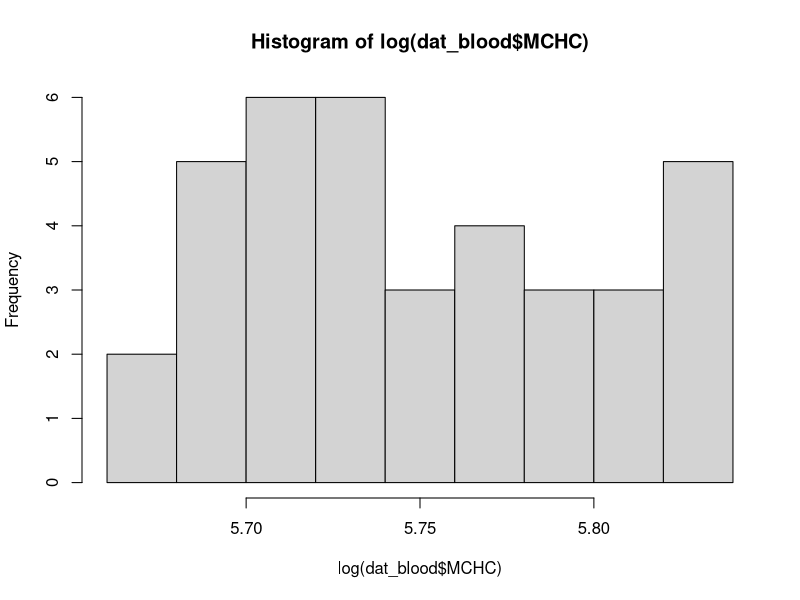
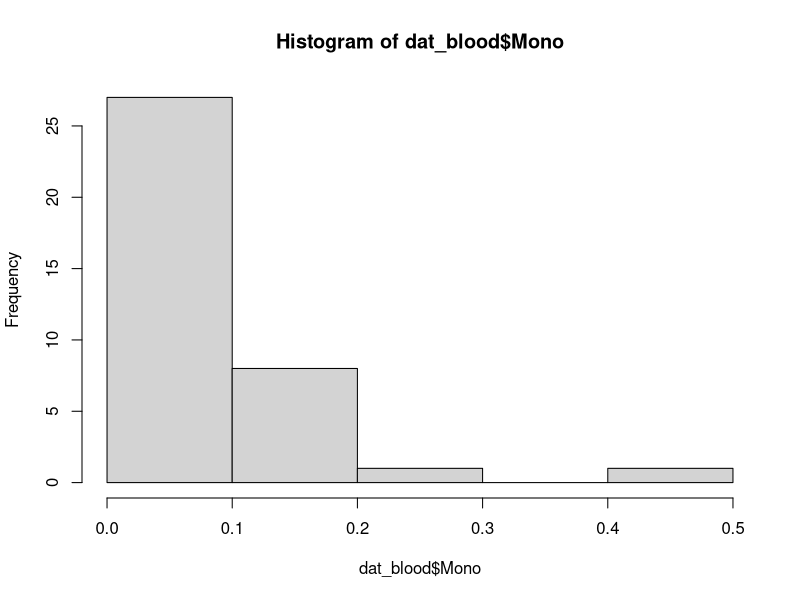
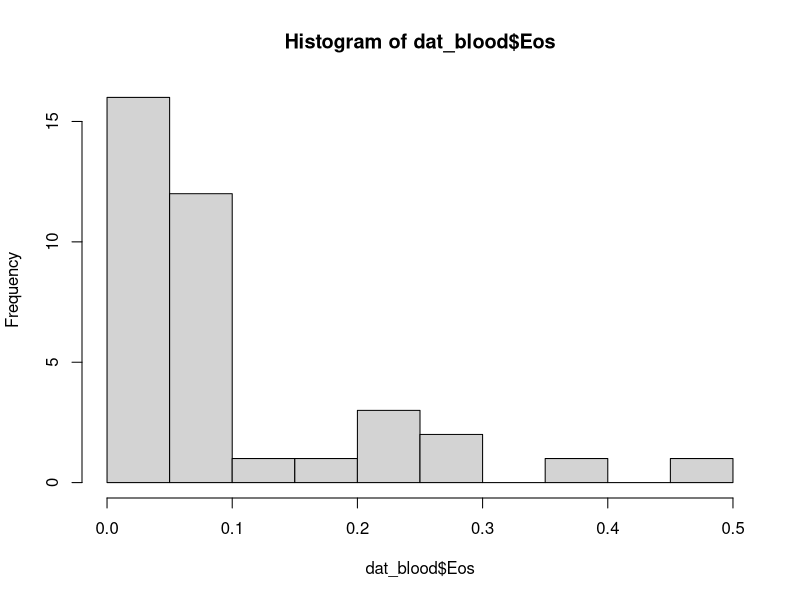
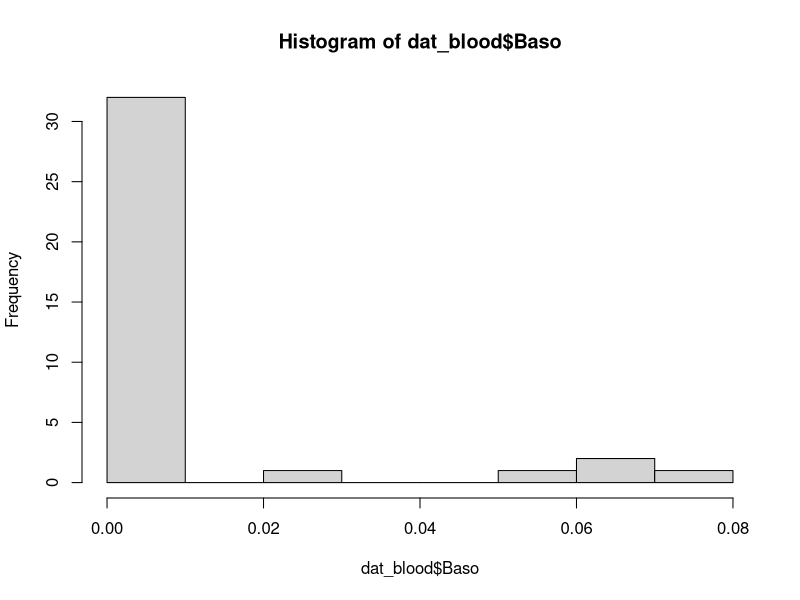
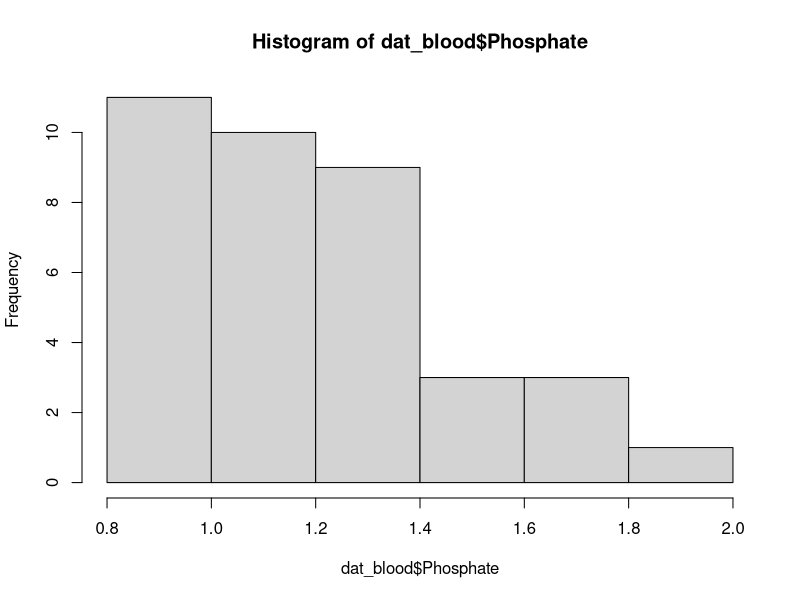

The R script that drew these images, in order: (Note: this script raises an error after producing the figures.)
# Blood data : analysis

library("readxl")

data_blood <- read_excel("./Data/BloodData.xlsx")
head(data_blood)
ref_range <- data_blood[39, -c(1:6, 41:42)]
rownames(ref_range) <- "Ref_values"
View(ref_range)

dat_blood <- data_blood[1:38, ]

View(dat_blood)

dat_blood[, 7:42] <- as.data.frame(sapply(dat_blood[, 7:42], as.numeric))

str(dat_blood)

names(dat_blood)

shapiro.test(na.omit(log(dat_blood$SDMA))) 
shapiro.test(na.omit(log(dat_blood$Hb))) # Non-Normal
shapiro.test(log(dat_blood$Hct)) 
shapiro.test(log(dat_blood$MCHC)) # Non-Normal
hist(log(dat_blood$MCHC)) # Non-Normal

shapiro.test(log(dat_blood$Plat)) # Non-Normal
shapiro.test(log(dat_blood$NRBC)) 

shapiro.test(log(dat_blood$WBC)) 
shapiro.test(log(dat_blood$Neut))
shapiro.test(log(dat_blood$Lymp))

shapiro.test(dat_blood$Mono) # Non-Normal
hist(dat_blood$Mono) 

shapiro.test(dat_blood$Eos) # Non-Normal
hist(dat_blood$Eos)

shapiro.test(dat_blood$Baso) # Non-Normal
hist(dat_blood$Baso)


shapiro.test(dat_blood$Phosphate) # Non-Normal
hist(dat_blood$Phosphate)

shapiro.test(log(dat_blood$Sodium))
shapiro.test(log(dat_blood$Potassium))
shapiro.test(log(dat_blood$Chloride))
shapiro.test(log(dat_blood$Bicarbonate)) # Non-Normal
shapiro.test(log(dat_blood$`Anion_Gap`)) # Non-Normal

shapiro.test(log(dat_blood$Urea)) # Non-Normal
shapiro.test(log(dat_blood$Creatinine))
shapiro.test(log(dat_blood$Glucose)) # Non-Normal

shapiro.test(dat_blood$Bilirubin) # Exclude this from report

shapiro.test(log(dat_blood$AST)) # Non-Normal

shapiro.test(log(dat_blood$ALT)) # Non-Normal
shapiro.test(log(dat_blood$GGT)) # Non-Normal
shapiro.test(log(dat_blood$`Alkaline_Phosphates`))
shapiro.test(log(dat_blood$Protein))
shapiro.test(log(dat_blood$Albumin))
shapiro.test(log(dat_blood$Globulin))
shapiro.test(log(dat_blood$`Albumin_Globulin_Ratio`))
shapiro.test(log(dat_blood$Calcium))# Non-Normal

shapiro.test(log(dat_blood$Phosphate)) # Non-Normal
shapiro.test(log(dat_blood$`Cretine_Kinase`)) # Non-Normal
shapiro.test(log(dat_blood$Chlosterol))
shapiro.test(log(dat_blood$Triglyceride))



# -----------------------------------------------
library("Hmisc")

View(dat_blood)

# Transform into long format

dim(dat_blood)
dat_cell <- dat_blood[, 7:18]
dim(dat_cell)

jpeg(file="./Output/BloodCells.jpg", width = 1000, height = 1000, units = "px", res = 125)

hist.data.frame(dat_cell, nclass = 6)

dev.off()

dat_serum <- dat_blood[, c(19:34, 36:40)]
dim(dat_serum)

graphics.off()

jpeg(file="./Output/Serum_chemistry.jpg", width = 1000, height = 1000, units = "px", res = 125)

hist.data.frame(dat_serum, nclass = 6,na.big = T,
                xlab = "")

dev.off()


# -----------------------------
View(dat_blood_Male)

dat_blood$NL_ratio <- dat_blood$Neut/dat_blood$Lymp
str(dat_blood)

library(tidyverse)
dat_blood_Male <- dat_blood %>% filter(Sex == "M")
dat_blood_Fem <- dat_blood %>% filter(Sex == "F")

blood_mean <- dat_blood[, c(7:40, 43)] %>% 
  summarise_all(~mean(., na.rm = T), 2)

blood_sd <- dat_blood[, c(7:40, 43)] %>%
  summarise_all(~sd(., na.rm = T), 2)

blood_mean_male <- dat_blood_Male[, c(7:40, 43)] %>% 
summarise_all(~mean(., na.rm = T), 2)

blood_sd_male <- dat_blood_Male[, c(7:40, 43)] %>%
  summarise_all(~sd(., na.rm = T), 2)

blood_mean_fem <- dat_blood_Fem[, c(7:40, 43)] %>% 
summarise_all(~mean(., na.rm = T), 2)

blood_sd_fem <- dat_blood_Fem[, c(7:40, 43)] %>%
  summarise_all(~sd(., na.rm = T), 2)

blood_min <- dat_blood[, c(7:40, 43)] %>%
  summarise_all(~min(., na.rm = T), 2)

blood_max <- dat_blood[, c(7:40, 43)] %>%
  summarise_all(~max(., na.rm = T), 2)

blood_median <- dat_blood[, c(7:40, 43)] %>%
  summarise_all(~median(., na.rm = T), 2)

blood_median_male <- dat_blood_Male[, c(7:40, 43)] %>%
  summarise_all(~median(., na.rm = T), 2)

blood_median_fem <- dat_blood_Fem[, c(7:40, 43)] %>%
  summarise_all(~median(., na.rm = T), 2)

blood_iqr1 <- dat_blood[, c(7:40, 43)] %>%
  summarise_all(~quantile(., na.rm = T, probs = 0.25), 2)

blood_iqr3 <- dat_blood[, c(7:40, 43)] %>%
  summarise_all(~quantile(., na.rm = T, probs = 0.75), 2)

blood_iqr1_mal <- dat_blood_Male[, c(7:40, 43)] %>%
  summarise_all(~quantile(., na.rm = T, probs = 0.25), 2)

blood_iqr3_mal <- dat_blood_Male[, c(7:40, 43)] %>%
  summarise_all(~quantile(., na.rm = T, probs = 0.75), 2)

blood_iqr1_fem <- dat_blood_Fem[, c(7:40, 43)] %>%
  summarise_all(~quantile(., na.rm = T, probs = 0.25), 2)

blood_iqr3_fem <- dat_blood_Fem[, c(7:40, 43)] %>%
  summarise_all(~quantile(., na.rm = T, probs = 0.75), 2)

blood_summary <- as.data.frame(round(bind_rows(blood_mean, blood_sd, blood_mean_male, blood_sd_male,
                                               blood_mean_fem, blood_sd_fem, 
                                               blood_median, blood_iqr1, blood_iqr3, 
                                               blood_median_male, blood_iqr1_mal, blood_iqr3_mal,
                                               blood_median_fem, blood_iqr1_fem, blood_iqr3_fem,
                                               blood_min, blood_max), 2))

View(blood_summary)

rownames(blood_summary) <- c("Mean", "SD", "Mean_Male", "SD_Male",
                             "Mean_Fem", "SD_Fem", 
                             "Median", "IQR_1", "IQR_3",
                             "Median_Male", "IQR1_male", "IQR3_male", 
                             "Median_Fem", "IQR1_Fem", "IQR3_Fem",
                             "Range_min", "Range_max")

blood_summary_ref <-rbind (blood_summary, ref_range)

head(blood_summary_ref)

names(blood_summary)
names(ref_range)

# Export data

library("writexl")

write_xlsx(as.data.frame(blood_summary), path = "./Output/Blood_test_summary_Finals.xlsx")

# t-test
t.test(data = dat_blood, SDMA ~ c(Sex, var.equal = T))

# ------------------------------------------------------------------------------
# ANCOVA
library("MASS")


# Haematological parameters

aov_sdma <- aov(SDMA ~ Age_yr + Sex, data = dat_blood)
summary(aov_sdma)

glm_Hb <-  glm.nb(Hb ~ Age_yr + Sex, data = dat_blood) # non-normal
summary(glm_Hb) # Males have high Hb

aov_Hct <- aov(Hct ~ Age_yr + Sex, data = dat_blood)
summary(aov_Hct) # Males have high Hct

str(dat_blood$MCHC)
glm_MCHC <-  glm.nb(MCHC ~ Age_yr + Sex, data = dat_blood) # non-normal
summary(aov_MCHC)

glm_Plat <-  glm(as.integer(Plat) ~ Age_yr + Sex, data = dat_blood, family = "poisson") # non-normal
summary(glm_Plat) # Count data

dat_nrbc <- dat_blood #Remove outliers
dat_nrbc <- dat_nrbc %>% filter(NRBC <= 60)

shapiro.test(log(dat_nrbc$NRBC)) #Normal

glm_NRBC <- glm(as.integer(NRBC) ~ Age_yr + Sex, data = dat_nrbc, family = "poisson")
summary(glm_NRBC) # count data # NRBC increases with age, and low in Males

glm_WBC <- glm(as.integer(WBC) ~ Age_yr + Sex, data = dat_blood, family = "poisson")
summary(glm_WBC) # count data

dat_neut <- dat_blood #Remove outliers
dat_neut <- dat_neut %>% filter(Neut <= 5)

glm_Neut <- glm(as.integer(Neut) ~ Age_yr + Sex, data = dat_neut, family = "poisson")
summary(glm_Neut) # count data # Neutrophyl increases with age

glm_Lymp <- glm(as.integer(Lymp) ~ Age_yr + Sex, data = dat_blood, family = "poisson")
summary(glm_Lymp) # count data

shapiro.test(dat_blood$NL_ratio) # Non-normal
glm_nl <- glm.nb(NL_ratio ~ Age_yr + Sex, data = dat_blood) # right skewed
summary(glm_nl)

dat_mono <- dat_blood #Remove outliers
dat_mono <- dat_mono %>% filter(Mono <= 0.4)
shapiro.test(dat_mono$Mono)

glm_Mono <- glm.nb(Mono ~ Age_yr + Sex, data = dat_mono) # right skewed
summary(glm_Mono) # count data

glm_Eos <- glm.nb(Eos ~ Age_yr + Sex, data = dat_blood) #right skewed
summary(glm_Eos) # count data

glm_Baso <- glm.nb(Baso ~ Age_yr + Sex, data = dat_blood) #right skewed
summary(glm_Baso) # count data

str(dat_blood)
# Serum biochemestry
aov_sdma <- aov(SDMA ~ Age_yr + Sex, data = dat_blood, na.action = na.omit)
summary(aov_sdma)

glm_Phosphate <- glm.nb(Phosphate ~ Age_yr + Sex, data = dat_blood) # non-normal
summary(glm_Phosphate) # Phosphate increases with age

aov_Sodium <- aov(Sodium ~ Age_yr + Sex, data = dat_blood)
summary(aov_Sodium)

aov_Potassium <- aov(Potassium ~ Age_yr + Sex, data = dat_blood)
summary(aov_Potassium)

aov_Chloride <- aov(Chloride ~ Age_yr + Sex, data = dat_blood)
summary(aov_Chloride)

glm_Bicarbonate <- glm.nb(Bicarbonate ~ Age_yr + Sex, data = dat_blood)
summary(glm_Bicarbonate)

glm_Anion_Gap <- glm.nb(Anion_Gap ~ Age_yr + Sex, data = dat_blood) # non-normal
summary(glm_Anion_Gap)

glm_Urea <- glm.nb(Urea ~ Age_yr + Sex, data = dat_blood)
summary(glm_Urea)

aov_Creatinine <- aov(Creatinine ~ Age_yr + Sex, data = dat_blood)
summary(aov_Creatinine)

glm_Glucose <- glm.nb(Glucose ~ Age_yr + Sex, data = dat_blood) # non-normal
summary(glm_Glucose)

aov_Bilirubin <- aov(Bilirubin ~ Age_yr + Sex, data = dat_blood)
summary(aov_Bilirubin)

dat_AST <- dat_blood #Remove outliers
dat_AST <- dat_AST %>% filter(AST <= 50)
shapiro.test(dat_AST$AST)

glm_AST <- glm.nb(AST ~ Age_yr + Sex, data = dat_AST) # non-normal
summary(glm_AST) # High Ast in Females

aov_ALT <- glm.nb(as.integer(ALT) ~ Age_yr + Sex, data = dat_blood) 
summary(aov_ALT)

aov_GGT <- glm.nb(as.integer(GGT) ~ Age_yr + Sex, data = dat_blood)
summary(aov_GGT)

aov_Alkaline_Phosphates <- glm(as.integer(Alkaline_Phosphates) ~ Age_yr + Sex, data = dat_blood)
summary(aov_Alkaline_Phosphates) # Decreases with age

aov_Protein <- aov(Protein ~ Age_yr + Sex, data = dat_blood)
summary(aov_Protein) # Protein increase with age

aov_Albumin <- aov(Albumin ~ Age_yr + Sex, data = dat_blood)
summary(aov_Albumin)

aov_Globulin <- aov(Globulin ~ Age_yr + Sex, data = dat_blood)
summary(aov_Globulin) # Globulin increases with age

glm_Calcium <- glm.nb(Calcium ~ Age_yr + Sex, data = dat_blood) # non-normal
summary(glm_Calcium) # High in males

glm_Phosphate <- glm.nb(Phosphate ~ Age_yr + Sex, data = dat_blood) # non-normal
summary(glm_Phosphate) # Increases with age

glm_Cretine_Kinase <- glm.nb(Cretine_Kinase ~ Age_yr + Sex, data = dat_blood) # non-normal
summary(glm_Cretine_Kinase)

aov_Chlosterol <- aov(Chlosterol ~ Age_yr + Sex, data = dat_blood)
summary(aov_Chlosterol)

aov_Triglyceride <- aov(Triglyceride ~ Age_yr + Sex, data = dat_blood)
summary(aov_Triglyceride) # Increases with age

aov_albuGlob <- aov(Albumin_Globulin_Ratio ~ Age_yr + Sex, data = dat_blood) # non-normal
summary(aov_albuGlob)
